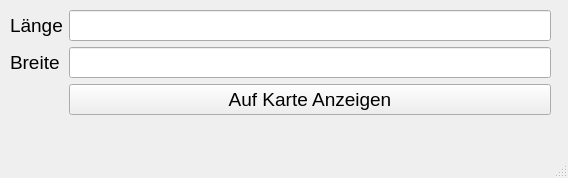
<?xml version="1.0" encoding="UTF-8"?>
<ui version="4.0">
 <class>MainWindow</class>
 <widget class="QMainWindow" name="MainWindow">
  <property name="geometry">
   <rect>
    <x>0</x>
    <y>0</y>
    <width>568</width>
    <height>178</height>
   </rect>
  </property>
  <property name="windowTitle">
   <string>MainWindow</string>
  </property>
  <widget class="QWidget" name="centralwidget">
   <widget class="QWidget" name="formLayoutWidget">
    <property name="geometry">
     <rect>
      <x>10</x>
      <y>10</y>
      <width>541</width>
      <height>121</height>
     </rect>
    </property>
    <layout class="QFormLayout" name="formLayout">
     <item row="1" column="0">
      <widget class="QLabel" name="label">
       <property name="font">
        <font>
         <family>Arial</family>
         <pointsize>14</pointsize>
        </font>
       </property>
       <property name="text">
        <string>Länge</string>
       </property>
      </widget>
     </item>
     <item row="1" column="1">
      <widget class="QLineEdit" name="lon">
       <property name="font">
        <font>
         <family>Arial</family>
         <pointsize>14</pointsize>
        </font>
       </property>
      </widget>
     </item>
     <item row="2" column="0">
      <widget class="QLabel" name="label_2">
       <property name="font">
        <font>
         <family>Arial</family>
         <pointsize>14</pointsize>
        </font>
       </property>
       <property name="text">
        <string>Breite</string>
       </property>
      </widget>
     </item>
     <item row="2" column="1">
      <widget class="QLineEdit" name="lat">
       <property name="font">
        <font>
         <family>Arial</family>
         <pointsize>14</pointsize>
        </font>
       </property>
      </widget>
     </item>
     <item row="3" column="1">
      <widget class="QPushButton" name="anzeigen">
       <property name="font">
        <font>
         <family>Arial</family>
         <pointsize>14</pointsize>
        </font>
       </property>
       <property name="text">
        <string>Auf Karte Anzeigen</string>
       </property>
      </widget>
     </item>
    </layout>
   </widget>
  </widget>
  <widget class="QMenuBar" name="menubar">
   <property name="geometry">
    <rect>
     <x>0</x>
     <y>0</y>
     <width>568</width>
     <height>21</height>
    </rect>
   </property>
  </widget>
  <widget class="QStatusBar" name="statusbar"/>
 </widget>
 <resources/>
 <connections/>
</ui>
